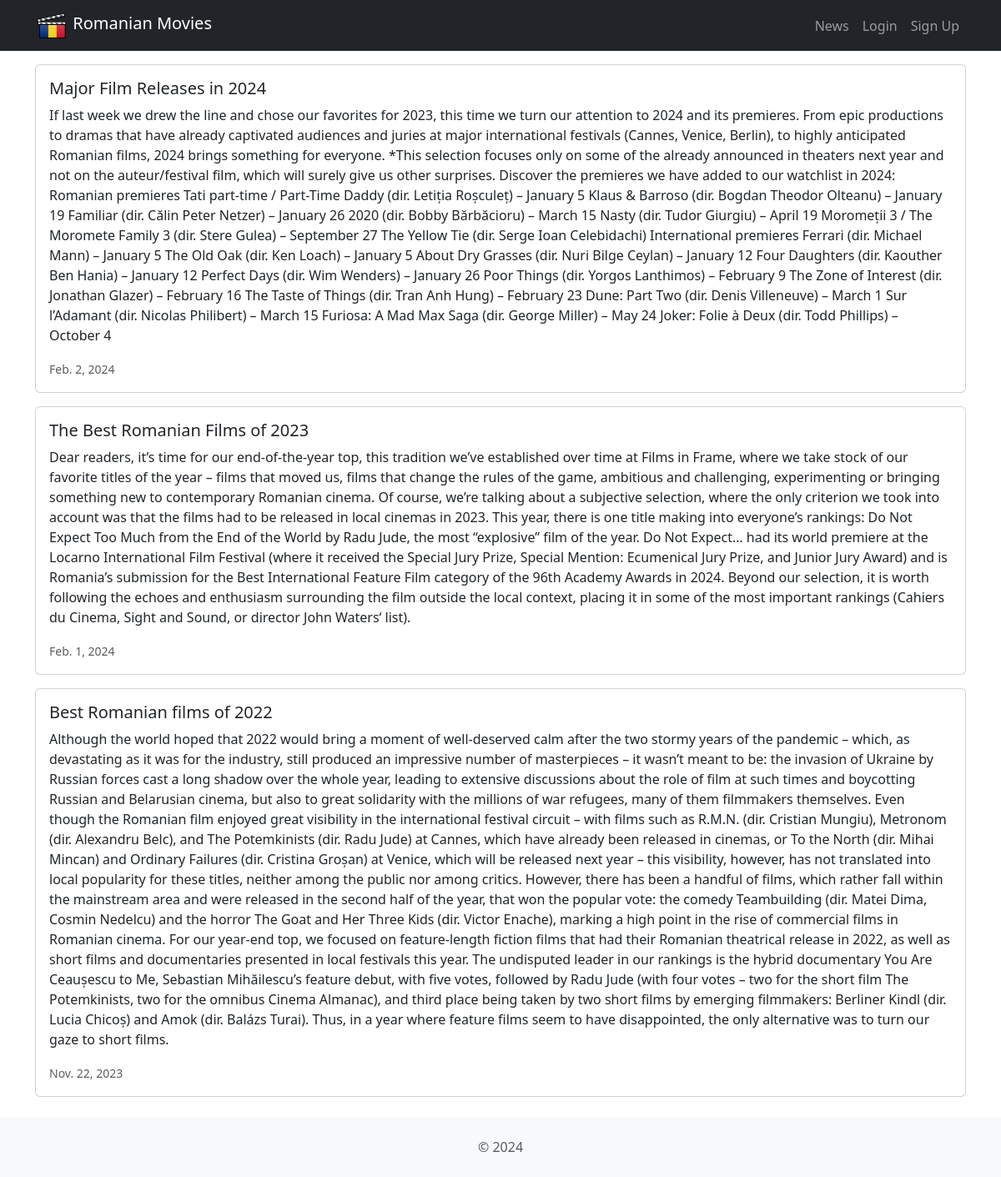
Page /news/ on the committed database.
### news/models.py (models this page shows, shortened)
class News(models.Model):
    headline = models.CharField(max_length=200)
    body = models.TextField()
    date = models.DateField()

### news/views.py (the view)
# urls.py: path('', views.news, name='news'),
def news(request):
    newss = News.objects.all().order_by('-date')
    return render(request, 'news.html', {'newss':newss})

### news/templates/news.html
{% extends 'base.html' %}
{% block content %}
  {% for news in newss %}
  <div class="card mb-3">
    <div class="row g-0">
      <div>
        <div class="card-body">
          <h5 class="card-title">{{ news.headline }}</h5>
          <p class="card-text">{{ news.body }}</p>
          <p class="card-text"><small class="text-muted">
            {{ news.date }}
          </small></p>
        </div>
      </div>
    </div>
  </div>
  {% endfor %}
{% endblock content %}

### rows in the picture
News: headline "Major Film Releases in 2024", body "If last week we drew the line and chose our favorites for 2023, this time we turn our attention to 2024 and its premieres. From epic productions to dramas that have already captivated audiences and juries at major international festivals (Cannes, Venice, Berlin), to highly anticipated Romanian films, 2024 brings something for everyone. *This selection focuses only on some of the already announced in theaters next year and not on the auteur/festival film, which will surely give us other surprises. Discover the premieres we have added to our watchlist in 2024: Romanian premieres Tati part-time / Part-Time Daddy (dir. Letiția Roșculeț) – January 5 Klaus & Barroso (dir. Bogdan Theodor Olteanu)…", date "Feb. 2, 2024"
News: headline "The Best Romanian Films of 2023", body "Dear readers, it’s time for our end-of-the-year top, this tradition we’ve established over time at Films in Frame, where we take stock of our favorite titles of the year – films that moved us, films that change the rules of the game, ambitious and challenging, experimenting or bringing something new to contemporary Romanian cinema. Of course, we’re talking about a subjective selection, where the only criterion we took into account was that the films had to be released in local cinemas in 2023. This year, there is one title making into everyone’s rankings: Do Not Expect Too Much from the End of the World by Radu Jude, the most “explosive” film of the year. Do Not Expect… had its world…", date "Feb. 1, 2024"
News: headline "Best Romanian films of 2022", body "Although the world hoped that 2022 would bring a moment of well-deserved calm after the two stormy years of the pandemic – which, as devastating as it was for the industry, still produced an impressive number of masterpieces – it wasn’t meant to be: the invasion of Ukraine by Russian forces cast a long shadow over the whole year, leading to extensive discussions about the role of film at such times and boycotting Russian and Belarusian cinema, but also to great solidarity with the millions of war refugees, many of them filmmakers themselves. Even though the Romanian film enjoyed great visibility in the international festival circuit – with films such as R.M.N. (dir. Cristian Mungiu),…", date "Nov. 22, 2023"
